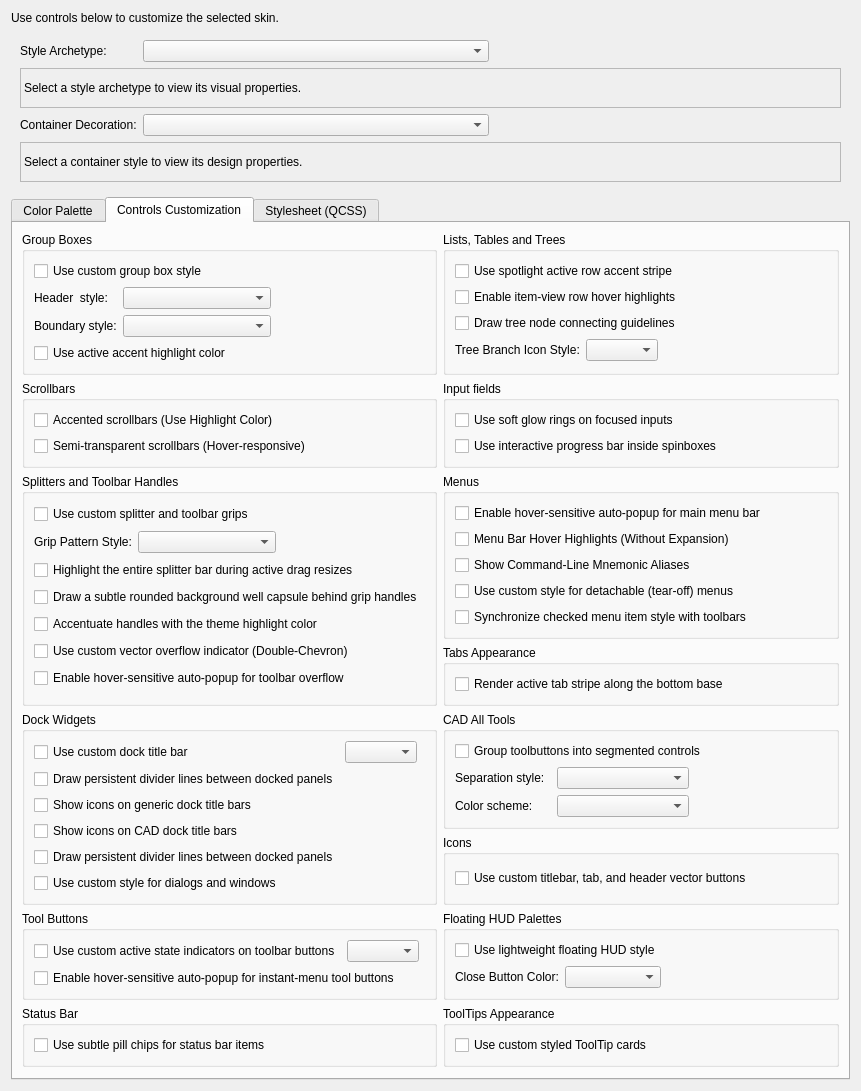
<?xml version="1.0" encoding="UTF-8"?>
<ui version="4.0">
 <class>LC_StyleEditorFusionSkin</class>
 <widget class="QWidget" name="LC_StyleEditorFusionSkin">
  <property name="geometry">
   <rect>
    <x>0</x>
    <y>0</y>
    <width>861</width>
    <height>1039</height>
   </rect>
  </property>
  <property name="windowTitle">
   <string>Skins Editor Panel</string>
  </property>
  <layout class="QVBoxLayout" name="verticalLayout" stretch="0,0,3">
   <item>
    <widget class="QLabel" name="lblUseControls">
     <property name="text">
      <string>Use controls below to customize the selected skin.</string>
     </property>
    </widget>
   </item>
   <item>
    <widget class="QWidget" name="widget" native="true">
     <layout class="QGridLayout" name="gridLayout" columnstretch="0,0,0">
      <item row="4" column="0">
       <widget class="QLabel" name="lblBoxDecoration">
        <property name="toolTip">
         <string>Select the container outline decoration style (e.g., frameless, hairline dividers, or vertical active sidebars).</string>
        </property>
        <property name="text">
         <string>Container Decoration:</string>
        </property>
       </widget>
      </item>
      <item row="0" column="1">
       <widget class="QComboBox" name="cbStyleArchetype">
        <property name="sizePolicy">
         <sizepolicy hsizetype="Expanding" vsizetype="Fixed">
          <horstretch>0</horstretch>
          <verstretch>0</verstretch>
         </sizepolicy>
        </property>
        <property name="toolTip">
         <string>Sets overall vsiual style of UI</string>
        </property>
        <property name="sizeAdjustPolicy">
         <enum>QComboBox::SizeAdjustPolicy::AdjustToContents</enum>
        </property>
       </widget>
      </item>
      <item row="4" column="1">
       <widget class="QComboBox" name="cbBoxDecoration">
        <property name="sizePolicy">
         <sizepolicy hsizetype="Expanding" vsizetype="Fixed">
          <horstretch>0</horstretch>
          <verstretch>0</verstretch>
         </sizepolicy>
        </property>
        <property name="toolTip">
         <string>Configures container boundaries style.</string>
        </property>
        <property name="sizeAdjustPolicy">
         <enum>QComboBox::SizeAdjustPolicy::AdjustToContents</enum>
        </property>
       </widget>
      </item>
      <item row="0" column="0">
       <widget class="QLabel" name="lblStyleArchetype">
        <property name="toolTip">
         <string>Select the global rendering archetype (e.g., flat modern, soft satin, glassy gloss, or standard native Fusion).</string>
        </property>
        <property name="text">
         <string>Style Archetype:</string>
        </property>
       </widget>
      </item>
      <item row="0" column="2">
       <spacer name="horizontalSpacer">
        <property name="orientation">
         <enum>Qt::Orientation::Horizontal</enum>
        </property>
        <property name="sizeHint" stdset="0">
         <size>
          <width>0</width>
          <height>0</height>
         </size>
        </property>
       </spacer>
      </item>
      <item row="1" column="0" colspan="3">
       <widget class="QLabel" name="lblStyleArchetypeDescription">
        <property name="minimumSize">
         <size>
          <width>0</width>
          <height>40</height>
         </size>
        </property>
        <property name="frameShape">
         <enum>QFrame::Shape::StyledPanel</enum>
        </property>
        <property name="frameShadow">
         <enum>QFrame::Shadow::Sunken</enum>
        </property>
        <property name="text">
         <string>Select a style archetype to view its visual properties.</string>
        </property>
        <property name="wordWrap">
         <bool>true</bool>
        </property>
       </widget>
      </item>
      <item row="5" column="0" colspan="3">
       <widget class="QLabel" name="lblCompositionDesc">
        <property name="minimumSize">
         <size>
          <width>0</width>
          <height>40</height>
         </size>
        </property>
        <property name="frameShape">
         <enum>QFrame::Shape::StyledPanel</enum>
        </property>
        <property name="frameShadow">
         <enum>QFrame::Shadow::Sunken</enum>
        </property>
        <property name="text">
         <string>Select a container style to view its design properties.</string>
        </property>
        <property name="wordWrap">
         <bool>true</bool>
        </property>
       </widget>
      </item>
     </layout>
    </widget>
   </item>
   <item>
    <widget class="QTabWidget" name="twEditorTabs">
     <property name="sizePolicy">
      <sizepolicy hsizetype="Preferred" vsizetype="Preferred">
       <horstretch>0</horstretch>
       <verstretch>0</verstretch>
      </sizepolicy>
     </property>
     <property name="currentIndex">
      <number>1</number>
     </property>
     <widget class="QWidget" name="paletteTab">
      <attribute name="title">
       <string>Color Palette</string>
      </attribute>
      <layout class="QGridLayout" name="gridLayout_swatches">
       <item row="1" column="0">
        <widget class="QGroupBox" name="gbInterface">
         <property name="title">
          <string>Primary Interface</string>
         </property>
         <layout class="QGridLayout" name="gridLayout_interface">
          <item row="1" column="0" colspan="2">
           <widget class="QTableWidget" name="tableInterface"/>
          </item>
          <item row="2" column="0">
           <widget class="QLabel" name="lblContrastPolicy">
            <property name="toolTip">
             <string>Alters background panel surfaces to programmatically establish visual layer depth.</string>
            </property>
            <property name="text">
             <string>Surface Depth:</string>
            </property>
           </widget>
          </item>
          <item row="2" column="1">
           <widget class="QComboBox" name="cbContrastPolicy">
            <property name="toolTip">
             <string>If </string>
            </property>
           </widget>
          </item>
         </layout>
        </widget>
       </item>
       <item row="1" column="1">
        <widget class="QGroupBox" name="gbBevels">
         <property name="title">
          <string>Borders and Shading</string>
         </property>
         <layout class="QGridLayout" name="gridLayout_bevels">
          <item row="5" column="0">
           <widget class="QLabel" name="lblBevelSeed">
            <property name="toolTip">
             <string>Choose which base color role is used to calculate 3D highlights and shadows.</string>
            </property>
            <property name="text">
             <string>Lighting Baseline:</string>
            </property>
           </widget>
          </item>
          <item row="5" column="1">
           <widget class="QComboBox" name="cbBevelSeed"/>
          </item>
          <item row="3" column="0" colspan="2">
           <widget class="QTableWidget" name="tableBevel"/>
          </item>
          <item row="4" column="0">
           <widget class="QCheckBox" name="chkAutoCalc3D">
            <property name="toolTip">
             <string>Automatically calculates Light, Midlight, Dark, and Shadow colors relative to the baseline seed.</string>
            </property>
            <property name="text">
             <string>Procedural 3D Bevels</string>
            </property>
           </widget>
          </item>
          <item row="6" column="0">
           <widget class="QLabel" name="lblContrastWeight">
            <property name="toolTip">
             <string>Scales the calculated brightness difference for all 3D bevels and shadow edges.</string>
            </property>
            <property name="text">
             <string>Border Intensity:</string>
            </property>
           </widget>
          </item>
          <item row="6" column="1">
           <widget class="QComboBox" name="cbContrastWeight"/>
          </item>
         </layout>
        </widget>
       </item>
       <item row="2" column="0" colspan="2">
        <widget class="QGroupBox" name="gbIconsLink">
         <property name="title">
          <string>Icons Style Linkage</string>
         </property>
         <layout class="QHBoxLayout" name="horizontalLayout_iconsLink">
          <item>
           <widget class="QCheckBox" name="chkUseThemeIcons">
            <property name="toolTip">
             <string>If checked, applying this skin will automatically load and apply its linked custom icon colors style globally.</string>
            </property>
            <property name="text">
             <string>Apply linked icons style on activation</string>
            </property>
           </widget>
          </item>
          <item>
           <widget class="QComboBox" name="cbLinkedIconStyle">
            <property name="toolTip">
             <string>Select which custom saved icon color style should be bound to this skin.</string>
            </property>
           </widget>
          </item>
          <item>
           <spacer name="iconsSpacer">
            <property name="orientation">
             <enum>Qt::Orientation::Horizontal</enum>
            </property>
            <property name="sizeHint" stdset="0">
             <size>
              <width>0</width>
              <height>0</height>
             </size>
            </property>
           </spacer>
          </item>
         </layout>
        </widget>
       </item>
       <item row="0" column="0" colspan="2">
        <widget class="QWidget" name="widget_2" native="true">
         <layout class="QGridLayout" name="gridLayout_3">
          <item row="0" column="2">
           <widget class="QRadioButton" name="rbDarkMode">
            <property name="text">
             <string>Dark Mode Theme</string>
            </property>
           </widget>
          </item>
          <item row="0" column="1">
           <widget class="QRadioButton" name="rbLightMode">
            <property name="text">
             <string>Light Mode Theme</string>
            </property>
            <property name="checked">
             <bool>true</bool>
            </property>
           </widget>
          </item>
          <item row="0" column="3">
           <spacer name="variantSpacer">
            <property name="orientation">
             <enum>Qt::Orientation::Horizontal</enum>
            </property>
            <property name="sizeHint" stdset="0">
             <size>
              <width>0</width>
              <height>0</height>
             </size>
            </property>
           </spacer>
          </item>
          <item row="0" column="4">
           <widget class="QToolButton" name="btnGenerate">
            <property name="toolTip">
             <string>Automatically generate harmonized or high-contrast color palettes from selected base colors.</string>
            </property>
            <property name="text">
             <string>Generate...</string>
            </property>
            <property name="icon">
             <iconset resource="../../../../../res/icons/icons.qrc">
              <normaloff>:/icons/new.lci</normaloff>:/icons/new.lci</iconset>
            </property>
            <property name="toolButtonStyle">
             <enum>Qt::ToolButtonStyle::ToolButtonTextBesideIcon</enum>
            </property>
           </widget>
          </item>
          <item row="0" column="0">
           <widget class="QLabel" name="lblVariants">
            <property name="text">
             <string>Edit colors for: </string>
            </property>
           </widget>
          </item>
         </layout>
        </widget>
       </item>
      </layout>
     </widget>
     <widget class="QWidget" name="aestheticsTab">
      <attribute name="title">
       <string>Controls Customization</string>
      </attribute>
      <layout class="QGridLayout" name="gridLayout_6">
       <item row="1" column="1">
        <widget class="QGroupBox" name="groupBox_2">
         <property name="title">
          <string>Lists, Tables and Trees</string>
         </property>
         <layout class="QGridLayout" name="gridLayout_5">
          <item row="3" column="0">
           <widget class="QLabel" name="lblBranchIndicatorStyle">
            <property name="text">
             <string>Tree Branch Icon Style:</string>
            </property>
           </widget>
          </item>
          <item row="3" column="1">
           <widget class="QComboBox" name="cbBranchIndicatorStyle">
            <property name="sizePolicy">
             <sizepolicy hsizetype="Preferred" vsizetype="Fixed">
              <horstretch>0</horstretch>
              <verstretch>0</verstretch>
             </sizepolicy>
            </property>
            <property name="toolTip">
             <string>Select the visual style to draw expand/collapse nodes in tree views.</string>
            </property>
            <property name="sizeAdjustPolicy">
             <enum>QComboBox::SizeAdjustPolicy::AdjustToContents</enum>
            </property>
           </widget>
          </item>
          <item row="3" column="2">
           <spacer name="horizontalSpacer_3">
            <property name="orientation">
             <enum>Qt::Orientation::Horizontal</enum>
            </property>
            <property name="sizeHint" stdset="0">
             <size>
              <width>0</width>
              <height>0</height>
             </size>
            </property>
           </spacer>
          </item>
          <item row="2" column="0" colspan="3">
           <widget class="QCheckBox" name="chkShowTreeConnectingLines">
            <property name="toolTip">
             <string>Draw subtle vertical and horizontal dotted guidelines linking child nodes to parents.</string>
            </property>
            <property name="text">
             <string>Draw tree node connecting guidelines</string>
            </property>
           </widget>
          </item>
          <item row="1" column="0" colspan="3">
           <widget class="QCheckBox" name="chkShowItemViewHover">
            <property name="toolTip">
             <string>Enable responsive row-level hover highlighting on lists, tables, and tree views as you move your mouse.</string>
            </property>
            <property name="text">
             <string>Enable item-view row hover highlights</string>
            </property>
           </widget>
          </item>
          <item row="0" column="0" colspan="3">
           <widget class="QCheckBox" name="chkActiveRowSpotlight">
            <property name="toolTip">
             <string>Draw an elegant vertical accent highlight stripe on the far-left edge of the active selected row in lists and tree views.</string>
            </property>
            <property name="text">
             <string>Use spotlight active row accent stripe</string>
            </property>
           </widget>
          </item>
         </layout>
        </widget>
       </item>
       <item row="1" column="0">
        <widget class="QGroupBox" name="groupBox">
         <property name="title">
          <string>Group Boxes</string>
         </property>
         <layout class="QGridLayout" name="gridLayout_4">
          <item row="2" column="1">
           <widget class="QComboBox" name="cbGroupBoxBoundaryStyle">
            <property name="toolTip">
             <string>Select the frame line borders surrounding the layout group.</string>
            </property>
           </widget>
          </item>
          <item row="1" column="2">
           <spacer name="horizontalSpacer_2">
            <property name="orientation">
             <enum>Qt::Orientation::Horizontal</enum>
            </property>
            <property name="sizeHint" stdset="0">
             <size>
              <width>0</width>
              <height>0</height>
             </size>
            </property>
           </spacer>
          </item>
          <item row="2" column="0">
           <widget class="QLabel" name="lblGroupBoxBoundaryStyle">
            <property name="text">
             <string>Boundary style:</string>
            </property>
           </widget>
          </item>
          <item row="1" column="0">
           <widget class="QLabel" name="lblGroupBoxHeaderStyle">
            <property name="toolTip">
             <string/>
            </property>
            <property name="text">
             <string>Header  style:</string>
            </property>
           </widget>
          </item>
          <item row="1" column="1">
           <widget class="QComboBox" name="cbGroupBoxHeaderStyle">
            <property name="sizePolicy">
             <sizepolicy hsizetype="Expanding" vsizetype="Fixed">
              <horstretch>0</horstretch>
              <verstretch>0</verstretch>
             </sizepolicy>
            </property>
            <property name="toolTip">
             <string>Select the decoration of the heading title text.</string>
            </property>
            <property name="sizeAdjustPolicy">
             <enum>QComboBox::SizeAdjustPolicy::AdjustToContents</enum>
            </property>
           </widget>
          </item>
          <item row="3" column="0" colspan="3">
           <widget class="QCheckBox" name="chkGroupBoxUseAccent">
            <property name="toolTip">
             <string>Highlight borders and banner fills in the active theme highlight accent color.</string>
            </property>
            <property name="text">
             <string>Use active accent highlight color</string>
            </property>
           </widget>
          </item>
          <item row="0" column="0" colspan="3">
           <widget class="QCheckBox" name="chkCustomGroupBox">
            <property name="toolTip">
             <string>Enable highly expressive and custom structured borders/headers for layout group boxes.</string>
            </property>
            <property name="text">
             <string>Use custom group box style</string>
            </property>
           </widget>
          </item>
         </layout>
        </widget>
       </item>
       <item row="2" column="1">
        <widget class="QGroupBox" name="groupBox_3">
         <property name="title">
          <string>Input fields</string>
         </property>
         <layout class="QGridLayout" name="gridLayout_8">
          <item row="0" column="0">
           <widget class="QCheckBox" name="chkFocusedInputGlow">
            <property name="toolTip">
             <string>Render a smooth, anti-aliased soft glow focus ring around coordinate inputs, spin boxes, and the command line when they have keyboard focus.</string>
            </property>
            <property name="text">
             <string>Use soft glow rings on focused inputs</string>
            </property>
           </widget>
          </item>
          <item row="1" column="0">
           <widget class="QCheckBox" name="chkUseSpinBoxProgressBar">
            <property name="toolTip">
             <string>Render an interactive, semi-transparent progress fill bar inside numeric spinboxes showing their current value relative to their limits.</string>
            </property>
            <property name="text">
             <string>Use interactive progress bar inside spinboxes</string>
            </property>
           </widget>
          </item>
         </layout>
        </widget>
       </item>
       <item row="7" column="1">
        <widget class="QGroupBox" name="groupBox_4">
         <property name="title">
          <string>Icons</string>
         </property>
         <layout class="QGridLayout" name="gridLayout_9">
          <item row="0" column="0">
           <widget class="QCheckBox" name="chkCustomVectorIcons">
            <property name="toolTip">
             <string>Use clean, anti-aliased vector buttons for dock widget window frames, document tabs (Close buttons), and table header sort chevrons.</string>
            </property>
            <property name="text">
             <string>Use custom titlebar, tab, and header vector buttons</string>
            </property>
           </widget>
          </item>
         </layout>
        </widget>
       </item>
       <item row="5" column="1">
        <widget class="QGroupBox" name="gbTabsAppearance">
         <property name="title">
          <string>Tabs Appearance</string>
         </property>
         <layout class="QVBoxLayout" name="verticalLayout_tabsAppearance">
          <item>
           <widget class="QCheckBox" name="chkTabStripeAtBottom">
            <property name="toolTip">
             <string>When horizontal tabs are positioned at the top, rendering the active accent stripe along the bottom base anchors the tab directly to the document panel below.</string>
            </property>
            <property name="text">
             <string>Render active tab stripe along the bottom base</string>
            </property>
           </widget>
          </item>
         </layout>
        </widget>
       </item>
       <item row="12" column="1">
        <widget class="QGroupBox" name="gbToolTipCard">
         <property name="title">
          <string>ToolTips Appearance</string>
         </property>
         <layout class="QVBoxLayout" name="verticalLayout_toolTipCard">
          <item>
           <widget class="QCheckBox" name="chkCustomToolTipCard">
            <property name="toolTip">
             <string>Render professional, slightly rounded translucent card overlays with automatic contrast borders and formatted title-dividers.</string>
            </property>
            <property name="text">
             <string>Use custom styled ToolTip cards</string>
            </property>
           </widget>
          </item>
         </layout>
        </widget>
       </item>
       <item row="8" column="0">
        <widget class="QGroupBox" name="gbToolButtons">
         <property name="title">
          <string>Tool Buttons</string>
         </property>
         <layout class="QGridLayout" name="gridLayout_toolButtons">
          <item row="0" column="2">
           <widget class="QComboBox" name="cbToolButtonIndicatorStyle">
            <property name="sizePolicy">
             <sizepolicy hsizetype="Expanding" vsizetype="Fixed">
              <horstretch>0</horstretch>
              <verstretch>0</verstretch>
             </sizepolicy>
            </property>
            <property name="toolTip">
             <string>Select the visual vector design to represent the active toggled state.</string>
            </property>
            <property name="sizeAdjustPolicy">
             <enum>QComboBox::SizeAdjustPolicy::AdjustToContents</enum>
            </property>
           </widget>
          </item>
          <item row="0" column="3">
           <spacer name="toolButtonsSpacer">
            <property name="orientation">
             <enum>Qt::Orientation::Horizontal</enum>
            </property>
            <property name="sizeHint" stdset="0">
             <size>
              <width>0</width>
              <height>0</height>
             </size>
            </property>
           </spacer>
          </item>
          <item row="0" column="0" colspan="2">
           <widget class="QCheckBox" name="chkToolButtonUnderline">
            <property name="toolTip">
             <string>Replace solid high-contrast button backgrounds with subtle bottom underlines or active accents when tool buttons are checked.</string>
            </property>
            <property name="text">
             <string>Use custom active state indicators on toolbar buttons</string>
            </property>
           </widget>
          </item>
          <item row="1" column="0" colspan="4">
           <widget class="QCheckBox" name="chkAutoPopupInstantButtons">
            <property name="toolTip">
             <string>Automatically open the dropdown menu of InstantPopup tool buttons when hovering over them, unless disabled on specific buttons.</string>
            </property>
            <property name="text">
             <string>Enable hover-sensitive auto-popup for instant-menu tool buttons</string>
            </property>
           </widget>
          </item>
         </layout>
        </widget>
       </item>
       <item row="2" column="0">
        <widget class="QGroupBox" name="gbScrollbars">
         <property name="title">
          <string>Scrollbars</string>
         </property>
         <layout class="QVBoxLayout" name="verticalLayout_scrollbars">
          <item>
           <widget class="QCheckBox" name="chkHighContrastScrollbars">
            <property name="toolTip">
             <string>Render scrollbars using the active highlight accent color instead of standard buttons.</string>
            </property>
            <property name="text">
             <string>Accented scrollbars (Use Highlight Color)</string>
            </property>
           </widget>
          </item>
          <item>
           <widget class="QCheckBox" name="chkTransparentScrollbars">
            <property name="toolTip">
             <string>Render scrollbar handles as highly translucent when idle, fading to solid on mouse hover.</string>
            </property>
            <property name="text">
             <string>Semi-transparent scrollbars (Hover-responsive)</string>
            </property>
           </widget>
          </item>
         </layout>
        </widget>
       </item>
       <item row="6" column="1">
        <widget class="QGroupBox" name="groupBox_5">
         <property name="title">
          <string>CAD All Tools</string>
         </property>
         <layout class="QGridLayout" name="gridLayout_10">
          <item row="3" column="0">
           <widget class="QLabel" name="lblSegmentedColorPolicy">
            <property name="toolTip">
             <string>Color policy used to separate segmented color groups</string>
            </property>
            <property name="text">
             <string>Color scheme:</string>
            </property>
           </widget>
          </item>
          <item row="2" column="3">
           <spacer name="horizontalSpacer_6">
            <property name="orientation">
             <enum>Qt::Orientation::Horizontal</enum>
            </property>
            <property name="sizeHint" stdset="0">
             <size>
              <width>40</width>
              <height>20</height>
             </size>
            </property>
           </spacer>
          </item>
          <item row="0" column="0" colspan="4">
           <widget class="QCheckBox" name="chkUseSegmentedButtons">
            <property name="toolTip">
             <string>Group contiguous buttons in the CAD matrix/grid layouts into single rounded-card islands.</string>
            </property>
            <property name="text">
             <string>Group toolbuttons into segmented controls</string>
            </property>
           </widget>
          </item>
          <item row="2" column="0">
           <widget class="QLabel" name="lbSegmentedSeparatorStyle">
            <property name="text">
             <string>Separation style:</string>
            </property>
           </widget>
          </item>
          <item row="3" column="2">
           <widget class="QComboBox" name="cbSegmentedColorPolicy">
            <property name="toolTip">
             <string>Defines how colors are assigned to gropus</string>
            </property>
            <property name="sizeAdjustPolicy">
             <enum>QComboBox::SizeAdjustPolicy::AdjustToContents</enum>
            </property>
           </widget>
          </item>
          <item row="2" column="2">
           <widget class="QComboBox" name="cbSegmentedSeparationStyle">
            <property name="sizePolicy">
             <sizepolicy hsizetype="Expanding" vsizetype="Fixed">
              <horstretch>0</horstretch>
              <verstretch>0</verstretch>
             </sizepolicy>
            </property>
            <property name="toolTip">
             <string>Select visual effect applied to groups</string>
            </property>
            <property name="sizeAdjustPolicy">
             <enum>QComboBox::SizeAdjustPolicy::AdjustToContents</enum>
            </property>
           </widget>
          </item>
         </layout>
        </widget>
       </item>
       <item row="12" column="0">
        <widget class="QGroupBox" name="gbStatusSection">
         <property name="title">
          <string>Status Bar</string>
         </property>
         <layout class="QVBoxLayout" name="verticalLayout_statusSection">
          <item>
           <widget class="QCheckBox" name="chkUseStatusPillChips">
            <property name="toolTip">
             <string>Render coordinate readouts, active layer, and status bar indicators as modern, subtle rounded pill chips rather than standard flat buttons.</string>
            </property>
            <property name="text">
             <string>Use subtle pill chips for status bar items</string>
            </property>
           </widget>
          </item>
         </layout>
        </widget>
       </item>
       <item row="18" column="0">
        <spacer name="aestheticsVerticalSpacer">
         <property name="orientation">
          <enum>Qt::Orientation::Vertical</enum>
         </property>
         <property name="sizeHint" stdset="0">
          <size>
           <width>20</width>
           <height>0</height>
          </size>
         </property>
        </spacer>
       </item>
       <item row="6" column="0" rowspan="2">
        <widget class="QGroupBox" name="gbDockTitle">
         <property name="title">
          <string>Dock Widgets</string>
         </property>
         <layout class="QGridLayout" name="gridLayout_7">
             <item row="14" column="1" colspan="3">
                 <widget class="QCheckBox" name="chkCustomDialogTitleBar">
                     <property name="toolTip">
                         <string>Render popups, warning sheets, and dialog window frames as lightweight frameless overlay panels with custom  titlebars and focus-aware active highlights.</string>
                     </property>
                     <property name="text">
                         <string>Use custom style for dialogs and windows</string>
                     </property>
                 </widget>
             </item>
          <item row="0" column="1">
           <widget class="QCheckBox" name="chkCustomDockTitle">
            <property name="toolTip">
             <string>Draw more expressive horizontal titles for dock widgets.</string>
            </property>
            <property name="text">
             <string>Use custom dock title bar</string>
            </property>
           </widget>
          </item>
          <item row="0" column="2">
           <widget class="QComboBox" name="cbDockTitleStyle">
            <property name="sizePolicy">
             <sizepolicy hsizetype="Preferred" vsizetype="Fixed">
              <horstretch>0</horstretch>
              <verstretch>0</verstretch>
             </sizepolicy>
            </property>
            <property name="toolTip">
             <string>Select the visual style to render the custom dock titlebar.</string>
            </property>
            <property name="sizeAdjustPolicy">
             <enum>QComboBox::SizeAdjustPolicy::AdjustToContents</enum>
            </property>
           </widget>
          </item>
          <item row="1" column="1" colspan="3">
           <widget class="QCheckBox" name="chkPersistentDockSplitter">
            <property name="focusPolicy">
             <enum>Qt::FocusPolicy::StrongFocus</enum>
            </property>
            <property name="toolTip">
             <string>If unchecked, divider lines between docked panels will be completely invisible when idle, lighting up only when hovered or dragged.</string>
            </property>
            <property name="text">
             <string>Draw persistent divider lines between docked panels</string>
            </property>
           </widget>
          </item>
          <item row="2" column="1" colspan="3">
           <widget class="QCheckBox" name="chkShowGenericDockIcons">
            <property name="toolTip">
             <string>Display descriptive file/layer icons on the title bars of generic utility dock panels.</string>
            </property>
            <property name="text">
             <string>Show icons on generic dock title bars</string>
            </property>
           </widget>
          </item>
          <item row="0" column="3">
           <spacer name="dockSpacer">
            <property name="orientation">
             <enum>Qt::Orientation::Horizontal</enum>
            </property>
            <property name="sizeHint" stdset="0">
             <size>
              <width>0</width>
              <height>0</height>
             </size>
            </property>
           </spacer>
          </item>
          <item row="3" column="1">
           <widget class="QCheckBox" name="chkShowSpecialDockIcons">
            <property name="toolTip">
             <string>Display active action/component icons on the title bars of special CAD-specific tool panels.</string>
            </property>
            <property name="text">
             <string>Show icons on CAD dock title bars</string>
            </property>
           </widget>
          </item>
          <item row="4" column="1">
           <widget class="QCheckBox" name="chkPersistentDockSplitter">
            <property name="focusPolicy">
             <enum>Qt::FocusPolicy::StrongFocus</enum>
            </property>
            <property name="toolTip">
             <string>If unchecked, divider lines between docked panels will be completely invisible when idle, lighting up only when hovered or dragged.</string>
            </property>
            <property name="text">
             <string>Draw persistent divider lines between docked panels</string>
            </property>
           </widget>
          </item>
         </layout>
        </widget>
       </item>
       <item row="4" column="0" rowspan="2">
        <widget class="QGroupBox" name="gbSplitterGrips">
         <property name="title">
          <string>Splitters and Toolbar Handles</string>
         </property>
         <layout class="QGridLayout" name="gridLayout_splitterGrips">
          <item row="0" column="0" colspan="4">
           <widget class="QCheckBox" name="chkCustomSplitterGrip">
            <property name="toolTip">
             <string>Enable modern hover-responsive visual handle shapes and drag highlights for resize splitters and toolbar grabs.</string>
            </property>
            <property name="text">
             <string>Use custom splitter and toolbar grips</string>
            </property>
           </widget>
          </item>
          <item row="1" column="2">
           <spacer name="horizontalSpacer_4">
            <property name="orientation">
             <enum>Qt::Orientation::Horizontal</enum>
            </property>
            <property name="sizeHint" stdset="0">
             <size>
              <width>40</width>
              <height>20</height>
             </size>
            </property>
           </spacer>
          </item>
          <item row="4" column="0" colspan="4">
           <widget class="QCheckBox" name="chkAccentGrips">
            <property name="toolTip">
             <string>Highlight splitters, drag boundaries, and toolbar handles in the active accent color even when idle.</string>
            </property>
            <property name="text">
             <string>Accentuate handles with the theme highlight color</string>
            </property>
           </widget>
          </item>
          <item row="1" column="0">
           <widget class="QLabel" name="lblSplitterGripStyle">
            <property name="text">
             <string>Grip Pattern Style:</string>
            </property>
           </widget>
          </item>
          <item row="1" column="1">
           <widget class="QComboBox" name="cbSplitterGripStyle">
            <property name="sizePolicy">
             <sizepolicy hsizetype="Expanding" vsizetype="Fixed">
              <horstretch>0</horstretch>
              <verstretch>0</verstretch>
             </sizepolicy>
            </property>
            <property name="toolTip">
             <string>Select the visual vector design to represent the center grab handle.</string>
            </property>
            <property name="sizeAdjustPolicy">
             <enum>QComboBox::SizeAdjustPolicy::AdjustToContents</enum>
            </property>
           </widget>
          </item>
          <item row="2" column="0" colspan="4">
           <widget class="QCheckBox" name="chkHighlightSplitterOnDrag">
            <property name="toolTip">
             <string>Paint the entire splitter bar in high-contrast active accent colors while dragging to act as a precise guiding line.</string>
            </property>
            <property name="text">
             <string>Highlight the entire splitter bar during active drag resizes</string>
            </property>
           </widget>
          </item>
          <item row="3" column="0" colspan="4">
           <widget class="QCheckBox" name="chkShowGripBackgroundWell">
            <property name="toolTip">
             <string>Render a subtle, soft recessed background well capsule behind the centered grab indicators to make them highly tactile.</string>
            </property>
            <property name="text">
             <string>Draw a subtle rounded background well capsule behind grip handles</string>
            </property>
           </widget>
          </item>
          <item row="5" column="0" colspan="4">
           <widget class="QCheckBox" name="chkCustomToolbarOverflow">
            <property name="toolTip">
             <string>Use clean, anti-aliased vector double-chevrons for toolbar overflow extension buttons instead of standard blocky icons.</string>
            </property>
            <property name="text">
             <string>Use custom vector overflow indicator (Double-Chevron)</string>
            </property>
           </widget>
          </item>
          <item row="6" column="0" colspan="3">
           <widget class="QCheckBox" name="chkAutoPopupToolbarOverflow">
            <property name="toolTip">
             <string>Automatically open the toolbar overflow popup menu when hovering over the extension indicator.</string>
            </property>
            <property name="text">
             <string>Enable hover-sensitive auto-popup for toolbar overflow</string>
            </property>
           </widget>
          </item>
         </layout>
        </widget>
       </item>
       <item row="8" column="1">
        <widget class="QGroupBox" name="gbFloatingHUD">
         <property name="title">
          <string>Floating HUD Palettes</string>
         </property>
         <layout class="QGridLayout" name="gridLayout_floatingHUD">
          <item row="1" column="1">
           <widget class="QComboBox" name="cbCloseColorPolicy">
            <property name="toolTip">
             <string>Select the visual color policy applied to the custom floating HUD close button when hovered or idle.</string>
            </property>
           </widget>
          </item>
          <item row="1" column="0">
           <widget class="QLabel" name="lblCloseColorPolicy">
            <property name="text">
             <string>Close Button Color:</string>
            </property>
           </widget>
          </item>
          <item row="0" column="0" colspan="2">
           <widget class="QCheckBox" name="chkUseFloatingHUD">
            <property name="toolTip">
             <string>Render floating dock widgets and detachable menus as lightweight, frosted HUD-style overlay panels with custom rounded titlebars, focus-aware dimming, and custom client-side drag/resize handling.</string>
            </property>
            <property name="text">
             <string>Use lightweight floating HUD style</string>
            </property>
           </widget>
          </item>
          <item row="1" column="2">
           <spacer name="horizontalSpacer_7">
            <property name="orientation">
             <enum>Qt::Orientation::Horizontal</enum>
            </property>
            <property name="sizeHint" stdset="0">
             <size>
              <width>40</width>
              <height>20</height>
             </size>
            </property>
           </spacer>
          </item>
         </layout>
        </widget>
       </item>
       <item row="4" column="1">
        <widget class="QGroupBox" name="groupBox_6">
         <property name="title">
          <string>Menus</string>
         </property>
         <layout class="QGridLayout" name="gridLayout_11">
          <item row="4" column="0">
           <widget class="QCheckBox" name="chkSyncCheckedMenuState">
            <property name="toolTip">
             <string>Synchronize the checkmark/radio indicator style inside menus with the active toolbar checked button indicators (underlines, dots, or frames).</string>
            </property>
            <property name="text">
             <string>Synchronize checked menu item style with toolbars</string>
            </property>
           </widget>
          </item>
          <item row="2" column="0">
           <widget class="QCheckBox" name="chkShowMenuCommandAliases">
            <property name="toolTip">
             <string>Command Line Mnemonics

Displays aligned command-line mnemonics and aliases (e.g. [LINE], [L]) inside a dedicated, monospace middle column of the popup menus, completely preventing text overlaps.</string>
            </property>
            <property name="text">
             <string>Show Command-Line Mnemonic Aliases</string>
            </property>
           </widget>
          </item>
          <item row="3" column="0">
           <widget class="QCheckBox" name="chkCustomMenuForTearOff">
            <property name="toolTip">
             <string>Renders detachable (tear-off) grab bars with compact centered helper text instead of standard dotted lines.</string>
            </property>
            <property name="text">
             <string>Use custom style for detachable (tear-off) menus</string>
            </property>
           </widget>
          </item>
          <item row="1" column="0">
           <widget class="QCheckBox" name="chkMenuBarHoverCard">
            <property name="toolTip">
             <string>Renders soft hover highlights beneath the main menu bar items on passive mouse sweeps, providing smooth active navigation visual feedback even when auto-popup is disabled.</string>
            </property>
            <property name="text">
             <string>Menu Bar Hover Highlights (Without Expansion)</string>
            </property>
           </widget>
          </item>
          <item row="0" column="0">
           <widget class="QCheckBox" name="chkAutoPopupMenuBar">
            <property name="toolTip">
             <string>Automatically open main window menu bar options (File, Edit, View, etc.) when hovering over them, before any menu is clicked.</string>
            </property>
            <property name="text">
             <string>Enable hover-sensitive auto-popup for main menu bar</string>
            </property>
           </widget>
          </item>
         </layout>
        </widget>
       </item>
      </layout>
     </widget>
     <widget class="QWidget" name="qssTab">
      <attribute name="title">
       <string>Stylesheet (QCSS)</string>
      </attribute>
      <layout class="QVBoxLayout" name="verticalLayout_qss">
       <item>
        <widget class="QLabel" name="lblQss">
         <property name="text">
          <string>Additional QCSS Rules. Apply raw QCSS to implement advanced visual overrides (such as custom borders or corners). Use with caution as setting custom QCSS may affect preview window update.</string>
         </property>
         <property name="wordWrap">
          <bool>true</bool>
         </property>
        </widget>
       </item>
       <item>
        <widget class="QTextEdit" name="qssEdit"/>
       </item>
      </layout>
     </widget>
    </widget>
   </item>
  </layout>
 </widget>
 <resources>
  <include location="../../../../../res/icons/icons.qrc"/>
 </resources>
 <connections/>
</ui>
